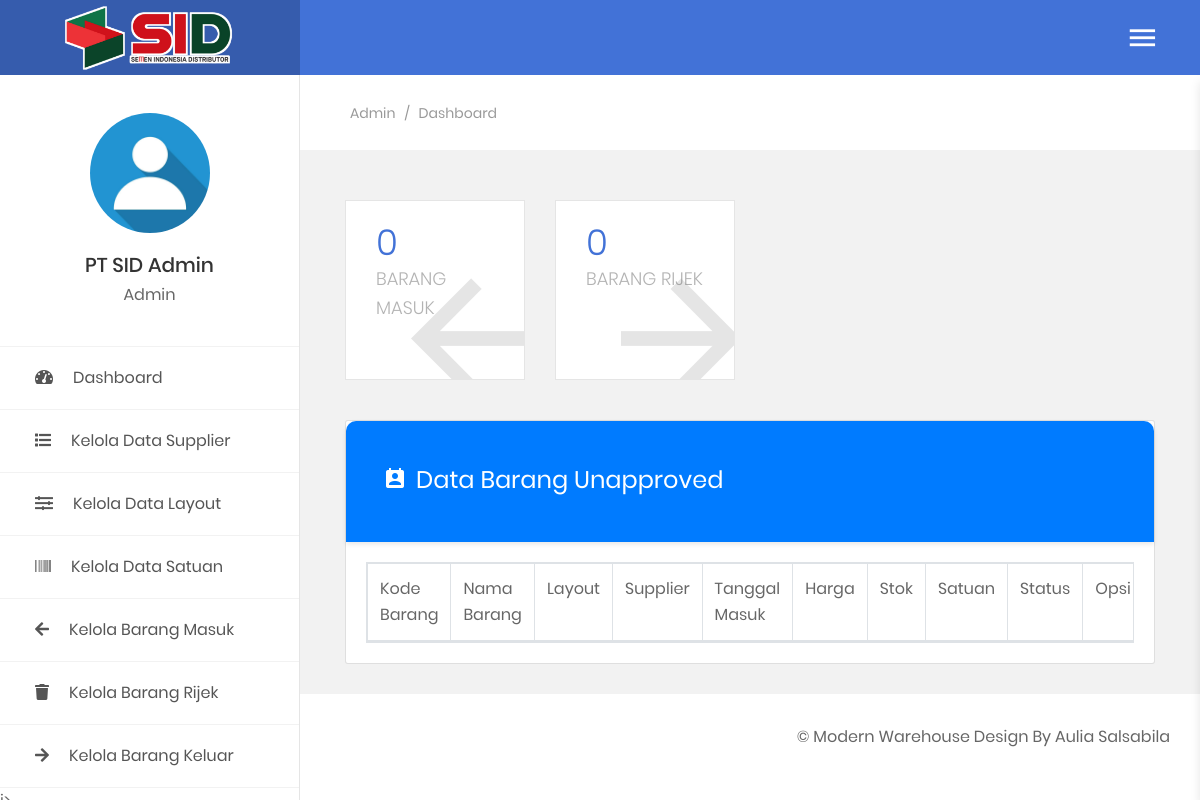
Screenshot of /public/checker-panel.php (signed in) with the database file from the repository.
### tables this page shows
CREATE TABLE `table_user` (
  `kd_user` varchar(7) NOT NULL,
  `nama_user` varchar(20) NOT NULL,
  `username` varchar(25) NOT NULL,
  `password` varchar(25) NOT NULL,
  `foto_user` varchar(50) NOT NULL,
  `level` varchar(25) NOT NULL
);

### functions/sessions.php (called while the page is built, shortened)
<?php
$function = new lsp();
$auth = $function->AuthUser($_SESSION['username']);

### functions/functions.php (called while the page is built, shortened)
<?php
class lsp
{
    public function selectCount($table, $namaField)
    {
        global $con;
        $sql = "SELECT COUNT($namaField) as count FROM $table";
        $query = mysqli_query($con, $sql);
        return $data = mysqli_fetch_assoc($query);
    }
    public function AuthUser($sessionUser)
    {
        global $con;
        $sql = "SELECT * FROM table_user WHERE username = '$sessionUser'";
        $query = mysqli_query($con, $sql);
        $bigData = mysqli_fetch_assoc($query);
        return $bigData;
    }
}

### public/includes/checker/dashboard.php (the view, shortened to what this page needs)
<?php
$checker = new lsp();
$bm  = $checker->selectCount("table_barang", "kd_barang");
$br   = $checker->selectCount("table_barang_rijek", "kd_barang");
?>
<section class="au-breadcrumb m-t-75">
    <div class="section__content section__content--p30">
        <div class="container-fluid">
            <div class="row">
                <div class="col-md-12">
                    <div class="au-breadcrumb-content">
                        <div class="au-breadcrumb-left">
                            <ul class="list-unstyled list-inline au-breadcrumb__list">
                                <li class="list-inline-item active">
                                    <a href="#"><?= $auth['level']; ?></a>
                                </li>
                                <li class="list-inline-item seprate">
                                    <span>/</span>
                                </li>
                                <li class="list-inline-item">Dashboard</li>
                            </ul>
                        </div>
                    </div>
                </div>
            </div>
        </div>
    </div>
</section>
<section class="statistic">
    <div class="section__content section__content--p30">
        <div class="container-fluid">
            <div class="row">
                <div class="col-md-6 col-lg-3">
                    <div class="statistic__item">
                        <a href="?page=data-barang-masuk">
                            <h2 class="number"><?= $bm['count'] ?></h2>
                            <span class="desc">Barang Masuk</span>
                            <div class="icon">
                                <i class="zmdi zmdi-arrow-left"></i>
                            </div>
                        </a>
                    </div>
                </div>
                <div class="col-md-6 col-lg-3">
                    <div class="statistic__item">
                        <a href="?page=data-barang-masuk">
                            <h2 class="number"><?= $br['count']; ?></h2>
                            <span class="desc">Barang Rijek</span>
                            <div class="icon">
                                <i class="zmdi zmdi-arrow-right"></i>
                            </div>
                        </a>
                    </div>
                </div>
            </div>
            <div class="row">
                <div class="col-md-12">
                    <div class="card">
                        <div class="au-card-title">
                            <div class="bg-overlay bg-overlay--blue bg-primary"></div>
                            <h3>
                                <i class="zmdi zmdi-account-calendar"></i>Data Barang Unapproved
                            </h3>
                        </div>
                        <div class="card-body">
                            <table id="myDataTables" class="table table-responsive table-striped table-bordered" style="width:100%">
                                <thead>
                                    <tr>
                                        <td>Kode Barang</td>
                                        <td>Nama Barang</td>
                                        <td>Layout</td>
                                        <td>Supplier</td>
                                        <td>Tanggal Masuk</td>
                                        <td>Harga</td>
                                        <td>Stok</td>
                                        <td>Satuan</td>
                                        <td>Status</td>
                                        <td>Opsi</td>
                                    </tr>
                                </thead>
                            </table>
                        </div>
                    </div>
                </div>
            </div>
        </div>
    </div>
</section>

### public/templates/sidebar.php (shortened to what this page needs)
<aside class="menu-sidebar2">
    <div class="logo">
        <a href="?page">
            <img src="assets/img/icon/logo.png" alt="logo" />
        </a>
    </div>
    <div class="menu-sidebar2__content js-scrollbar1">
        <div class="account2">
            <div class="image img-cir img-120">
                <img src="img/<?= $auth['foto_user'] ?>" alt="user-image" class="image-sid" />
            </div>
            <h4 class="name"><?= $auth['nama_user']; ?></h4>
            <span><?= $auth['level']; ?></span>
        </div>
        <nav class="navbar-sidebar2">
            <ul class="list-unstyled navbar__list">
                <li><a href="?page"><i class="fas fa-tachometer-alt"></i>Dashboard</a></li>
                <?php if ($_SESSION['level'] == "Admin") : ?>
                    <li><a href="?page=data-supplier"><i class="fas fa-list"></i>Kelola Data Supplier</a></li>
                    <li><a href="?page=data-layout"><i class="fas fa-sliders"></i>Kelola Data Layout</a></li>
                    <li><a href="?page=data-satuan"><i class="fas fa-barcode"></i>Kelola Data Satuan</a></li>
                    <li><a href="?page=data-barang-masuk"><i class="fas fa-arrow-left"></i>Kelola Barang Masuk</a></li>
                    <li><a href="?page=data-barang-rijek"><i class="fas fa-trash"></i>Kelola Barang Rijek</a></li>
                    <li><a href="?page=data-barang-keluar"><i class="fas fa-arrow-right"></i>Kelola Barang Keluar</a></li>i>
                <?php elseif ($_SESSION['level'] == "Checker") : ?>
                    <li><a href="?page=data-barang-masuk"><i class="fas fa-arrow-left"></i>Data Barang Masuk</a></li>
                    <li><a href="?page=data-barang-rijek"><i class="fas fa-arrow-right"></i>Data Barang Rijek</a></li>
                <?php endif; ?>
            </ul>
        </nav>
    </div>
</aside>

### public/assets/css/style.css (style rules this page uses)
.image-sid { object-fit: cover; width: 100%; height: 100%; }

### rows the page displays
table_user: foto_user (placeholder picture), nama_user "PT SID Admin", level "Admin"

### other values shown
$bm['count'] "0"
$br['count'] "0"
